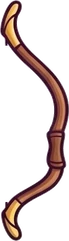
#> input picture prototype/img/rig/boy-bow.webp, 69 x 241 px; its folder holds 2 pictures in this run
$ python rigparts.py ../prototype/img/rig/boy-bow.webp ../prototype/img/rig/girl-bow.webp
#> lines starting #> are read from the running program, lines starting #| are printed output that depends on the picture; after the words box and inside, x2 and y2 are one past the last pixel; in counts of white or black regions, pixels touching at a corner belong together; pictures that were not available may be replaced by others from this repository, and a replacement may not be noted
# the archer's cut-out pieces from a 4x4 rig sheet (see docs/art-prompts for the sheet's layout):
#   python3 tools/rigparts.py SHEET girl|boy
# writes prototype/img/rig/<who>-<part>.webp. The bow loses its painted straight string (the game draws a string
# that bends), the upper arm is made from the sleeve of the forearm piece and lengthened to an upper arm's length.
import sys, os, subprocess, numpy as np
from PIL import Image
sheet, who = sys.argv[1], sys.argv[2]
here = os.path.dirname(os.path.abspath(__file__)); tmp = '/tmp/rigparts-' + who
subprocess.run([sys.executable, os.path.join(here, 'cutrig.py'), sheet, tmp,
  'head,head-aim,head-happy,torso,-,fa-fist,fa-pinch,-,legs,bow,-,arrow,-,hand-open,cap,-'], check=True, stdout=subprocess.DEVNULL)
#> (this line was passed over: subprocess is not available in this run)
out = os.path.join(here, '..', 'prototype', 'img', 'rig'); os.makedirs(out, exist_ok=True)
L = lambda n: np.array(Image.open(os.path.join(tmp, n + '.png'))).astype(int)
def trim(a):
    ys, xs = np.where(a[..., 3] > 0); return a[ys.min():ys.max()+1, xs.min():xs.max()+1]
def save(a, n, scale):
    im = Image.fromarray(a.astype(np.uint8), 'RGBA'); im = im.resize((max(1, round(im.width*scale)), max(1, round(im.height*scale))), Image.LANCZOS)
    im.save(os.path.join(out, f'{who}-{n}.webp'), quality=90, method=6)
S = 1024/Image.open(sheet).width                     # every sheet is brought to the 1024-pixel scale the rig numbers use
#> S = 14.84
# bow: no near-white anywhere, no straight string
b = L('bow'); wh = (b[..., :3].min(2) > 215) & ((b[..., :3].max(2) - b[..., :3].min(2)) < 30); b[..., 3][wh] = 0
#> after `wh = (b[..., :3].min(2) > 215) & (b[..., :3].max(2) - b[..., :3].min(2`:
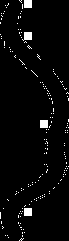
#> wh: shape (241, 69) bool; 3.2% white; 176 white regions (172 under 20 px), largest, box (x1, y1, x2, y2) and area: (22, 32, 32, 41) 66, (24, 0, 32, 8) 64, (40, 120, 48, 128) 64, (24, 208, 32, 216) 64
#> after `b[..., 3][wh] = 0`: b: shape (241, 69, 4) int64; mean R, G, B, A 62.7, 48.8, 47.8, 64.8
# the painted string sits to the left of the limb: in every row away from the tips keep only the rightmost run
h = b.shape[0]
#> h = 241
for y in range(int(h*.08), int(h*.92)):
    op = np.where(b[y, :, 3] > 0)[0]
    if len(op) < 2: continue
    gaps = np.where(np.diff(op) > 1)[0]
    if len(gaps): b[y, :op[gaps[-1] + 1], 3] = 0
#> this loop made 202 passes
#> gaps on passes 1 to 3: [15], [16], [16]
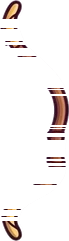
#> b: shape (241, 69, 4) int64; mean R, G, B, A 62.7, 48.8, 47.8, 22.4; transparent parts drawn white
b = trim(b)
#> in trim, `ys, xs = np.where(a[..., 3] > 0)`: ys = 1774 values from 0 to 240; xs = 1774 values, max 68 at index 586, min 0 at index 277, mean 36.69
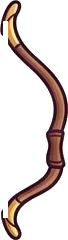
#> input picture prototype/img/rig/girl-bow.webp, 68 x 240 px, given in place of fa-pinch.png, which was not available
# upper arm: the sleeve of the pinching forearm up to the cuff, lengthened, closed with a mirrored rounded end
f = L('fa-pinch'); r, g, bl = f[..., 0], f[..., 1], f[..., 2]
#> after `r, g, bl = (f[..., 0], f[..., 1], f[..., 2])`:
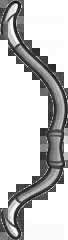
#> r: shape (240, 68) int64; min 20, max 255, mean 196.1
#> after `r, g, bl = (f[..., 0], f[..., 1], f[..., 2])`:
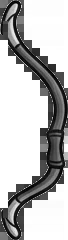
#> g: shape (240, 68) int64; min 0, max 255, mean 185.1
#> after `r, g, bl = (f[..., 0], f[..., 1], f[..., 2])`:
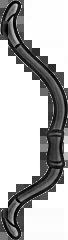
#> bl: shape (240, 68) int64; min 0, max 255, mean 182.9
skin = (r > 200) & (g > 150) & (bl > 125) & (r - bl > 40) & (g - bl < 50) & (f[..., 3] > 0)
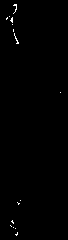
#> skin: shape (240, 68) bool; 0.45% white in thin lines or dots, all inside (x1, y1, x2, y2) = (6, 4, 61, 236)
colop = (f[..., 3] > 0).sum(0) + 1; frac = skin.sum(0)/colop; sx = next(x for x in range(int(f.shape[1]*.4), f.shape[1]) if frac[x] > .25); u = trim(f[:, :sx - 2]); hh = u.shape[0]; cap = min(hh, u.shape[1]//2 - 2)
#> after `colop = (f[..., 3] > 0).sum(0) + 1`: colop = 68 values, max 115 at index 53, min 11 at index 0, mean 60.5
#> after `frac = skin.sum(0) / colop`: frac = 68 values, max 0.115 at index 16, min 0 at index 0, mean 0.0128
#> (the run stopped early here; a loop or call above may not have finished)
